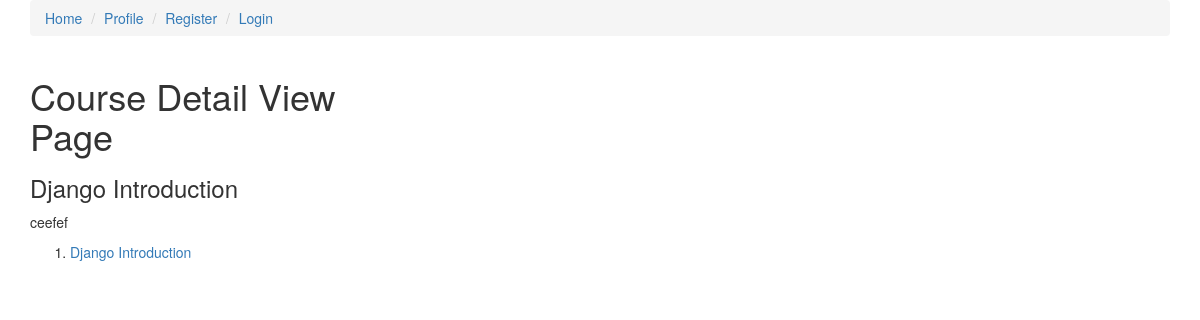
Screenshot of /courses/Django-101 with the database file from the repository.
### courses/models.py (models this page shows, shortened)
class Course(models.Model):
	slug=models.SlugField()
	title=models.CharField(max_length=120)
	description=models.TextField()
	allowed_memberships = models.ManyToManyField(Membership)
	@property
	def lessons(self):
		return self.lesson_set.all().order_by('position')

class Lesson(models.Model):
 	slug=models.SlugField()
 	title=models.CharField(max_length=120)
 	course=models.ForeignKey(Course,on_delete=models.SET_NULL,null=True)
 	position=models.IntegerField()
 	video_url=models.CharField(max_length=200)
 	thumbnail=models.ImageField()
 	def get_absolute_url(self):
 		return reverse('courses:lesson-detail',
 			kwargs={
 				'course_slug':self.course.slug,
 				'lesson_slug':self.slug
 			})

### courses/views.py (the view)
# urls.py: path('<slug>', CourseDetailView.as_view(), name='detail' ),
class CourseDetailView(DetailView):
	model=Course

### courses/templates/courses/course_detail.html
{% extends 'courses/base.html' %}
{% block content %}
	<div class="container">
		<div class="row">
			<div class="col-sm-4 col-md-4">
	<h1>Course Detail View Page</h1>
	<h3>{{ object.title }}</h3>
	<p>{{ object.description }}</p>
	<ol>
	{% for lesson in object.lessons %}
	<li><a href="{{ lesson.get_absolute_url }}">{{ lesson.title }}</a></li>
	{% endfor %}</ol>
</div>
</div>
</div>
{% endblock %}

### rows the page displays
Course: title "Django Introduction", description "ceefef"
Lesson: title "Django Introduction"
